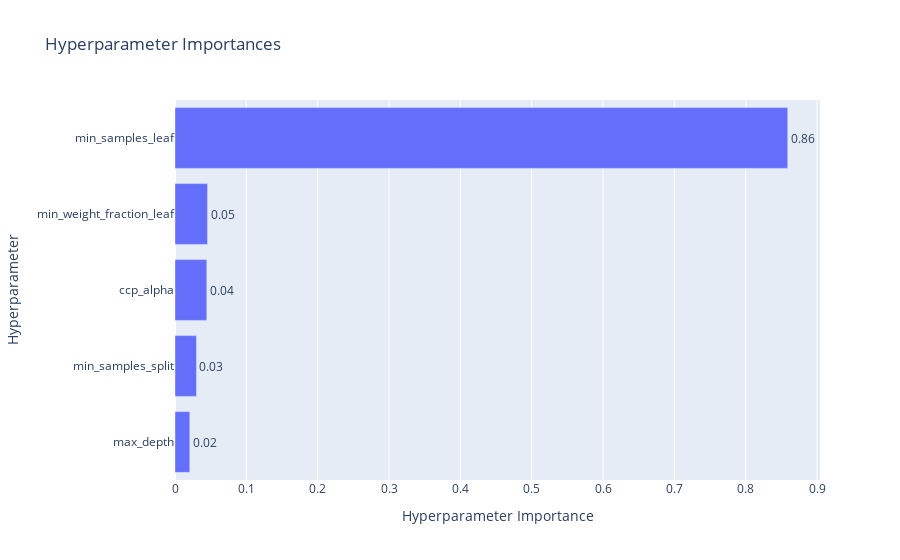

The notebook cell saved with this chart:
### Code cell
optuna.visualization.plot_optimization_history(study)
optuna.visualization.plot_param_importances(study)

### Figure 1 — Plotly figure (JSON) as saved in the notebook; plotly's stock layout.template omitted (floating-point values rounded to 4 significant figures)
{"data": [{"cliponaxis": false, "hovertemplate": ["max_depth (IntDistribution): 0.020762806825358932<extra></extra>", "min_samples_split (IntDistribution): 0.030098864396134375<extra></extra>", "ccp_alpha (FloatDistribution): 0.04458765948642539<extra></extra>", "min_weight_fraction_leaf (FloatDistribution): 0.04564485037726088<extra></extra>", "min_samples_leaf (FloatDistribution): 0.8589058189148203<extra></extra>"], "name": "Objective Value", "orientation": "h", "text": ["0.02", "0.03", "0.04", "0.05", "0.86"], "textposition": "outside", "type": "bar", "x": [0.02076, 0.0301, 0.04459, 0.04564, 0.8589], "y": ["max_depth", "min_samples_split", "ccp_alpha", "min_weight_fraction_leaf", "min_samples_leaf"]}], "layout": {"title": {"text": "Hyperparameter Importances"}, "xaxis": {"title": {"text": "Hyperparameter Importance"}}, "yaxis": {"title": {"text": "Hyperparameter"}}}}
